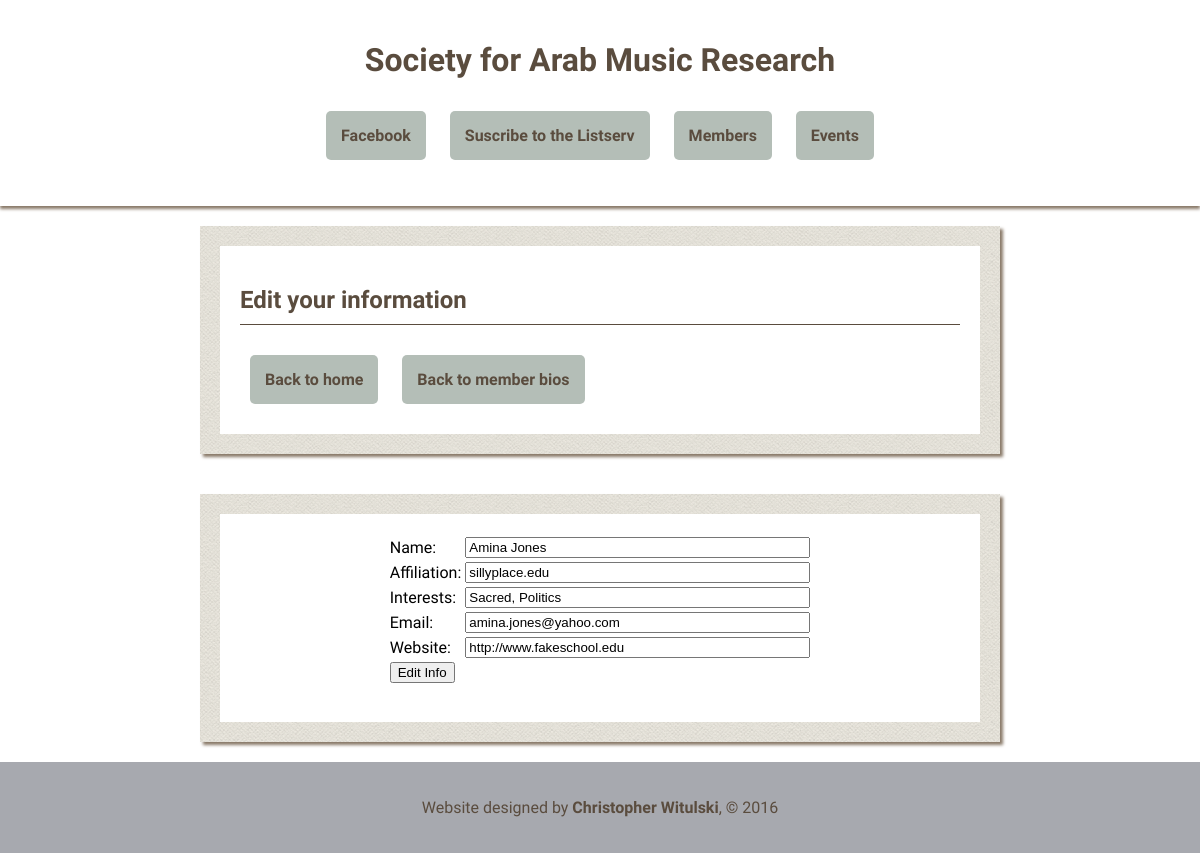
/bios/35/edit/, run on the app's committed database.
### samr_db_setup.py (models this page shows)
class Bio(Base):
	__tablename__ = 'bio'
	name = Column(String(80), nullable = False)
	affiliation = Column(String(250), nullable = True)
	interests = Column(String(250), nullable = True)
	email = Column(String(250), nullable = True)
	website = Column(String(250), nullable = True)
	id = Column(Integer, primary_key = True)

### samr.py (the view)
@app.route('/bios/<int:bio_id>/edit/', methods = ["GET", "POST"])
def editBio(bio_id):
	if request.method == "POST":
		bio = session.query(Bio).filter_by(id = bio_id).one()
		bio.name = request.form['name']
		bio.interests = request.form['interests']
		bio.email = request.form['email']
		bio.website = request.form['website']
		if request.form['affiliation'] != "":
			affiliation = request.form['affiliation']
		else:
			affiliation = None
		bio.affiliation = affiliation
		session.commit()
		flash("Member updated")
		return redirect(url_for('bios'))
	else:
		bio = session.query(Bio).filter_by(id = bio_id).one()
		if bio.affiliation != None:
			affiliation = bio.affiliation
		else:
			affiliation = ""
		return render_template('editbio.html', bio = bio, affiliation = affiliation)

### templates/editbio.html (shortened to what this page needs)
<html>
<head>
	<link rel=stylesheet type=text/css href="{{ url_for('static', filename = 'styles.css') }}">
 </head>
<body>
<div id = "header">
	<a href = "{{ url_for('home') }}"><h1>Society for Arab Music Research</h1></a>
	<p class = "menu">
		<span class="menu-item"><a class='button' href= "https://www.facebook.com/groups/378262162265234" target = "_blank">Facebook</a></span>
		<span class="menu-item"><a class='button' href="http://www.mailman.srv.ualberta.ca/mailman/listinfo/samr-list" target="_blank">Suscribe to the Listserv</a></span>
		<span class="menu-item"><a class='button' href="{{ url_for( 'bios' ) }}">Members</a></span>
		<span class="menu-item"><a class='button' href="{{ url_for( 'events' ) }}">Events</a></span>
	</p>
</div>
<div id = "wrapper">
	<div class = 'outer full'>
		<div class = 'inner'>
			<h2>Edit your information</h2>
			<a class = 'button' href= "{{ url_for('home') }}">Back to home</a>
			<a class = 'button' href= "{{ url_for('bios') }}">Back to member bios</a>
		</div>
	</div>
	<div class = 'outer full'>
		<div class = 'inner'>
			<center><form action = "{{ url_for('editBio', bio_id = bio.id) }}" method = 'post'>
			<table>
				<tr><td>Name: </td><td><input type = 'text' max = '80' size='40' name = 'name' value = "{{ bio.name }}"></td></tr>
				<tr><td>Affiliation: </td><td><input type = 'text' max = '250' size='40' name = 'affiliation' value = "{{ affiliation }}"></td></tr>
				<tr><td>Interests: </td><td><input type = 'text' max = '250' size='40' name = 'interests' value = "{{ bio.interests }}"></td></tr>
				<tr><td>Email: </td><td><input type = 'text' max = '250' size='40' name = 'email' value = "{{ bio.email }}"></td></tr>
				<tr><td>Website: </td><td><input type = 'text' max = '250' size='40' name = 'website' value = "{{ bio.website }}"></td></tr>
				<tr><td><input type = 'submit' value = 'Edit Info'></td><td></td></tr>
			</table>
			</form></center>
		</div>
	</div>
</div>
<div id = "footer">
	<p>Website designed by <a target='_blank' href="http://witulski.wordpress.com">Christopher Witulski</a>, &copy; 2016</p>
</div>
</body>

### static/styles.css (style rules this page uses)
@media screen and (min-width: 801px) { #wrapper { width: 800px; } }
@media screen and (min-width: 801px) { .outer { width: calc((100% - 100px) / 2); margin-top: 20px; margin-bottom: 20px; } }
@media screen and (min-width: 801px) { .full { width: calc(100% - 40px); } }
body { font-family: 'Old Standard TT', serif; margin: 0px 0px; background-image: url('/static/bg.jpg'); background-size: cover; background-attachment: fixed; }
h1 { font-family: 'Dancing Script', cursive; font-weight: 700; color: #5a4c3e; }
h2 { color: #5a4c3e; font-family: 'Dancing Script', cursive; font-weight: 700; display: block; padding-bottom: 10px; border-bottom: 1px solid #5a4c3e; }
a { text-decoration: none; font-weight: 700; color: #5a4c3e; }
#header { text-align: center; padding-top: 20px; padding-bottom: 20px; background: white; margin: 0; box-shadow: 0px 3px 3px #897968; }
#footer { text-align: center; padding-top: 20px; padding-bottom: 20px; background: #a7a9af; color: #5a4c3e; margin-bottom: 0; clear: both; }
.menu-item { list-style: none; display: inline-block; border-radius: 5px; }
.button { display: inline-block; padding: 15px; background-color: #b4beb7; border-radius: 5px; margin: 10px; }
#wrapper { margin: auto; }
.outer { display: inline-block; padding: 20px; background-image: url('/static/paper.png'); box-shadow: 3px 3px 3px #897968; }
.inner { background-color: white; margin: 0px; padding: 20px; }

### data on the page
Bio: name "Amina Jones", affiliation "sillyplace.edu", interests "Sacred, Politics", email "amina.jones@yahoo.com", website "http://www.fakeschool.edu"
